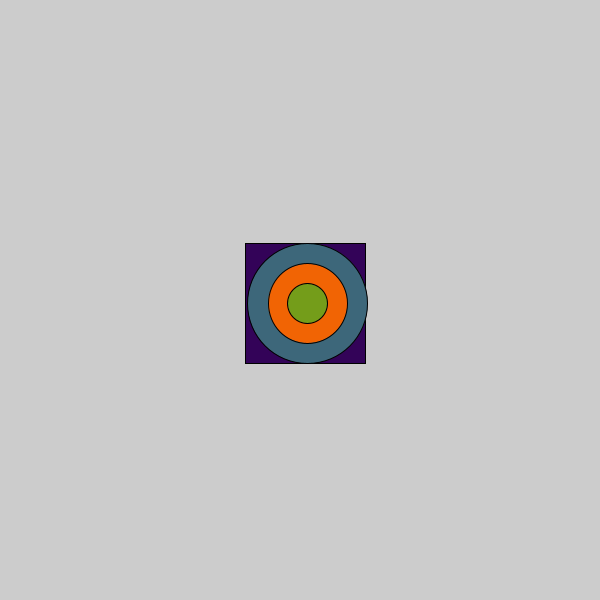
Frame 1 (no input)
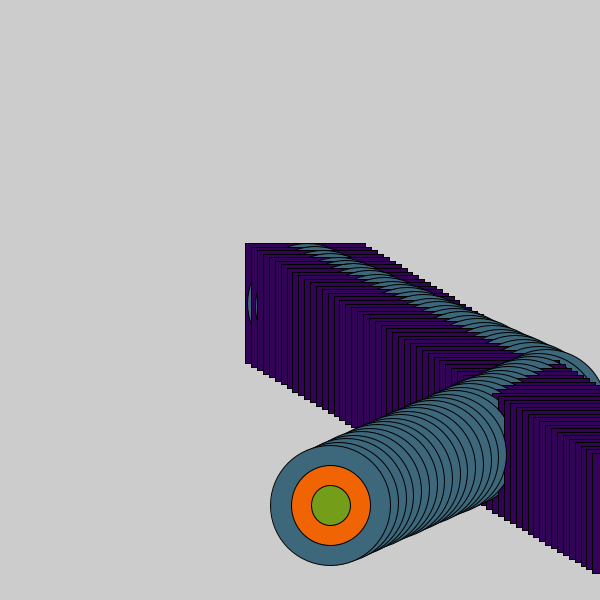
Frame 60 (the mouse pressed at the canvas centre just before this capture)
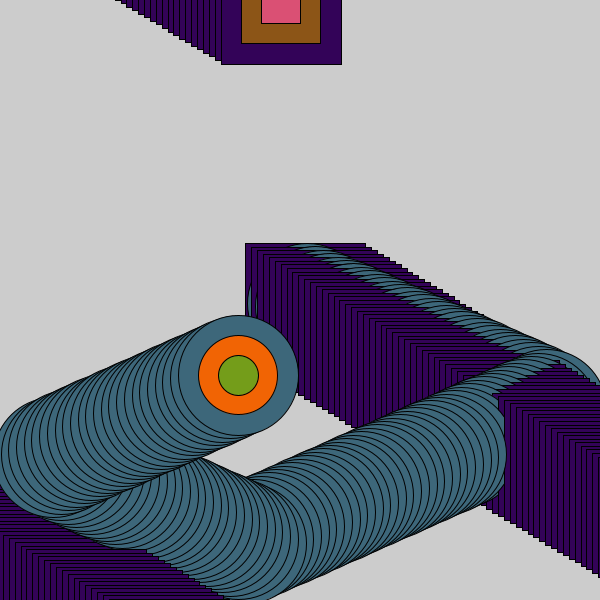
Frame 120 (the mouse held since frame 60 and released just before this capture)

The Processing sketch that drew these frames (run headless with seeded random() and noise(); from frame 60 on, the mouse is pressed at the canvas centre):

// Processing sketch: processing_103082
// ── processing_103082.pde

float wx, wy, wdx, wdy, wdim;
float bx, by, bdx, bdy, bdim;
color wCenter, wMiddle, wOuter;
color bCenter, bMiddle, bOuter;
color backgroundColor;

void setup( )
{
  size( 600, 600 );
  wx = wy = bx = by = width*.5;
  wdim = bdim = width*.2;
  wdx = random( 2, 8 );
  wdy = random( 2, 8 );
  bdx = random( 2, 8 );
  bdy = random( 2, 8 );
  
  wCenter = color( random(255), random(255), random(255) );
  wMiddle = color( random(255), random(255), random(255) );
  wOuter = color( random(255), random(255), random(255) );
  bCenter = color( random(255), random(255), random(255) );
  bMiddle = color( random(255), random(255), random(255) );
  bOuter = color( random(255), random(255), random(255) );
  
  backgroundColor = color( 0, 10 );
  
  rectMode( CENTER );
  //noStroke( );
}

void draw( )
{
  // draw background
  //fill( backgroundColor );
  //rect( width*.5, height*.5, width, height );
  // move targets
   // wrapping target
  wx += wdx;
  if (wx > width + wdim*.5 )
  {
      wx = -wdim*.5; 
  }
  wy += wdy;
  if (wy > height + wdim*.5 )
  {
      wy = -wdim*.5; 
  }
   // bouncing targets
   bx += bdx;
  if (bx+bdim*.5 > width || bx < bdim*.5 )
  {
      bdx = -bdx; 
  }
  by += bdy;
  if (by+bdim*.5 > height || by < bdim*.5 )
  {
      bdy = -bdy; 
  }
  
  // drawTargets
   // wrapping targets
   fill( wOuter );
   rect( wx, wy, wdim, wdim);
   fill( wMiddle );
   rect( wx, wy, wdim*.66, wdim*.66);
   fill( wCenter );
   rect( wx, wy, wdim*.33, wdim*.33);
   // bouncing targets
   fill( bOuter );
   ellipse( bx, by, bdim, bdim);
   fill( bMiddle );
   ellipse( bx, by, bdim*.66, bdim*.66);
   fill( bCenter );
   ellipse( bx, by, bdim*.33, bdim*.33);    
}
